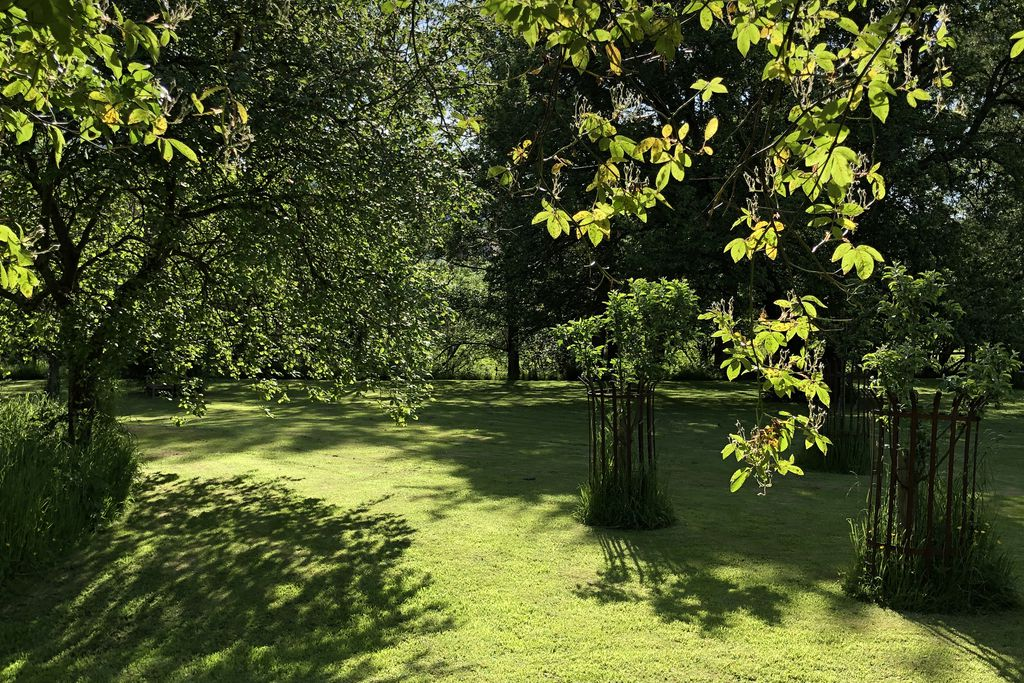
#> input picture Image_enhancement/image_enchancement.jpg, 1024 x 683 px, found by its file name
$ python image_enchancement.py   (older library calls are emulated)
#> lines starting #> are read from the running program, lines starting #| are printed output that depends on the picture
import cv2
import numpy as np
import matplotlib.pyplot as plt

# Load image
image = cv2.imread(r"C:\Users\DELL\Desktop\github_cv\Image_enhancement\image_enchancement.jpg")  # Replace with your image path
#> image is the input picture: shape (683, 1024, 3); mean B, G, R 40.8, 80.6, 71.7
if image is None:
    print("Image not found. Please check the file path.")
    exit()

# Helper function to label images
def label_image(img, text):
    labeled = img.copy()
    cv2.putText(labeled, text, (10, 30), cv2.FONT_HERSHEY_SIMPLEX,
                1, (255, 255, 255), 2, cv2.LINE_AA)
    return labeled

# 1. Grayscale
gray = cv2.cvtColor(image, cv2.COLOR_BGR2GRAY)
cv2.imshow("Grayscale", label_image(cv2.cvtColor(gray, cv2.COLOR_GRAY2BGR),
"Grayscale"))

# 2. HSV Conversion
hsv = cv2.cvtColor(image, cv2.COLOR_BGR2HSV)
#> hsv: shape (683, 1024, 3); mean H, S, V 41.2, 144.8, 80.9
cv2.imshow("HSV", label_image(cv2.cvtColor(hsv, cv2.COLOR_HSV2BGR), ("HSV Color Space")))


# 3. Histogram Equalization (on grayscale)
# Convert to grayscale
gray = cv2.cvtColor(image, cv2.COLOR_BGR2GRAY)

# Plot histogram of original grayscale image
plt.figure(figsize=(6, 4))
plt.title("Original Grayscale Histogram")
plt.xlabel("Pixel Intensity")
plt.ylabel("Frequency")
plt.hist(gray.ravel(), bins=256, range=(0, 256), color='gray')
plt.tight_layout()
plt.show()
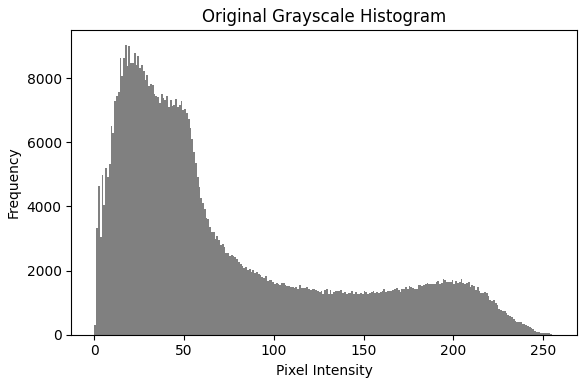
#> figure drawn by matplotlib, 1 panel; tallest bar 9038 high, from x = 17 to 18

equalized = cv2.equalizeHist(gray)
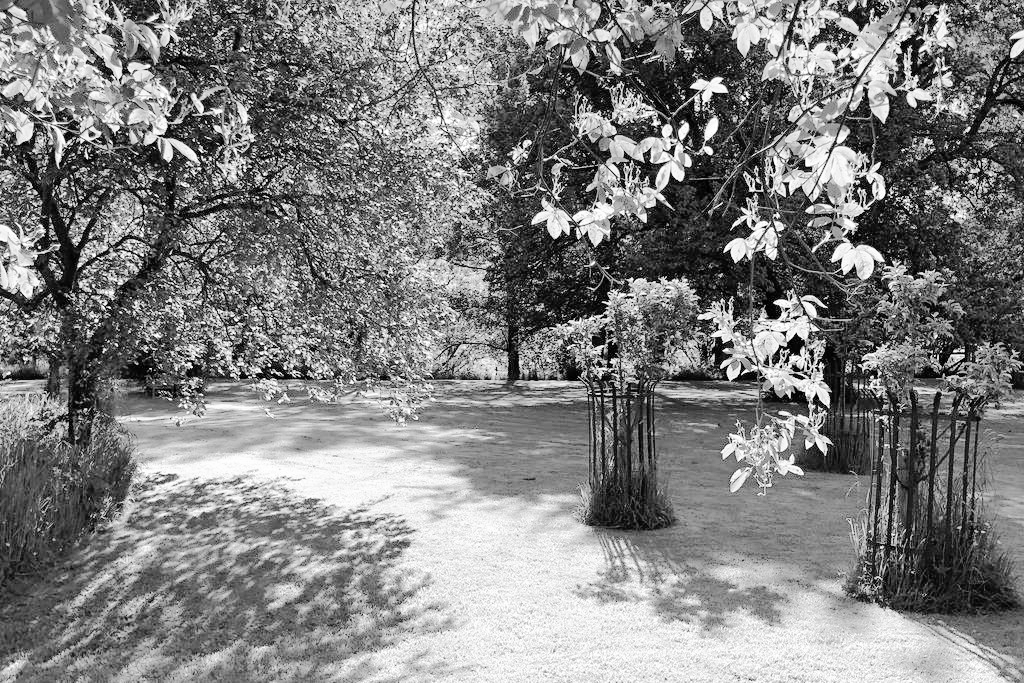
#> equalized: shape (683, 1024); min 0, max 255, mean 128.3
cv2.imshow("Histogram Equalization", label_image(cv2.cvtColor(equalized,
cv2.COLOR_GRAY2BGR), "Histogram Equalization"))
#> in label_image (call 3), `cv2.putText(labeled, text, (10, 30), cv2.FONT_HERSHEY_SIMPLEX, 1, (255..`: labeled: shape (683, 1024, 3); min 0, max 255, mean 128.9

# 4. Image Smoothing
avg_blur = cv2.blur(image, (5, 5))


cv2.imshow("Average Blur", label_image(avg_blur, "Average Blur"))

gaussian_blur = cv2.GaussianBlur(image, (5, 5), 0)
cv2.imshow("Gaussian Blur", label_image(gaussian_blur, "Gaussian Blur"))

median_blur = cv2.medianBlur(image, 5)
cv2.imshow("Median Blur", label_image(median_blur, "Median Blur"))
#> in label_image (call 6), `cv2.putText(labeled, text, (10, 30), cv2.FONT_HERSHEY_SIMPLEX, 1, (255..`: labeled: shape (683, 1024, 3); mean B, G, R 37.2, 77.6, 68.7

# 5. Gradient Operations
sobel_x = cv2.Sobel(gray, cv2.CV_64F, 1, 0, ksize=3)
sobel_y = cv2.Sobel(gray, cv2.CV_64F, 0, 1, ksize=3)
sobel_combined = cv2.magnitude(sobel_x, sobel_y)

cv2.imshow("Sobel X", label_image(cv2.convertScaleAbs(sobel_x), "Sobel X"))
#> in label_image (call 7), `cv2.putText(labeled, text, (10, 30), cv2.FONT_HERSHEY_SIMPLEX, 1, (255..`: labeled: shape (683, 1024); min 0, max 255, mean 78.2
cv2.imshow("Sobel Y", label_image(cv2.convertScaleAbs(sobel_y), "Sobel Y"))
#> in label_image (call 8), `cv2.putText(labeled, text, (10, 30), cv2.FONT_HERSHEY_SIMPLEX, 1, (255..`: labeled: shape (683, 1024); min 0, max 255, mean 85.3
cv2.imshow("Sobel Combined", label_image(cv2.convertScaleAbs(sobel_combined),
"Sobel Combined"))
#> in label_image (call 9), `cv2.putText(labeled, text, (10, 30), cv2.FONT_HERSHEY_SIMPLEX, 1, (255..`:
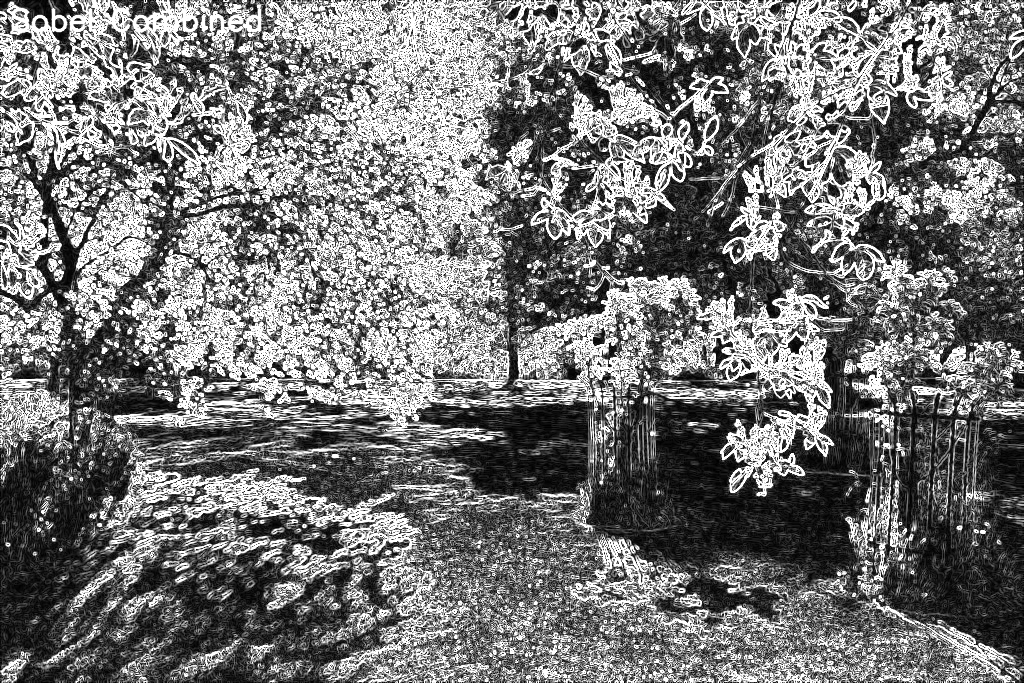
#> labeled: shape (683, 1024); min 0, max 255, mean 119.5

laplacian = cv2.Laplacian(gray, cv2.CV_64F)
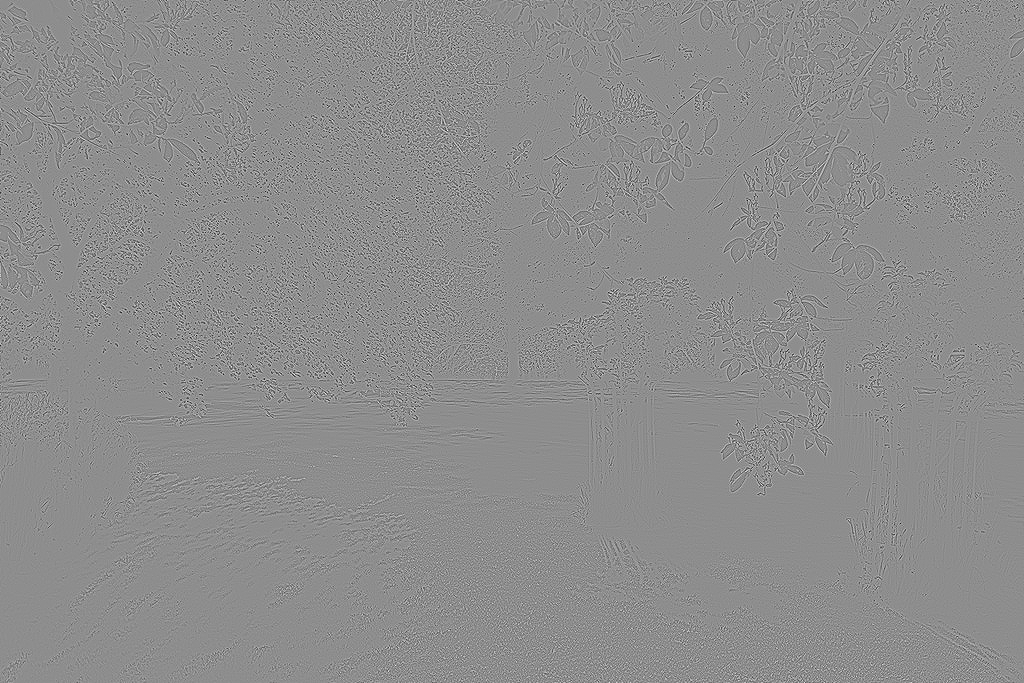
#> laplacian: shape (683, 1024) float64; min -691, max 553, mean 0; drawn with min black and max white
cv2.imshow("Laplacian", label_image(cv2.convertScaleAbs(laplacian), "Laplacian"))
#> in label_image (call 10), `cv2.putText(labeled, text, (10, 30), cv2.FONT_HERSHEY_SIMPLEX, 1, (255..`:
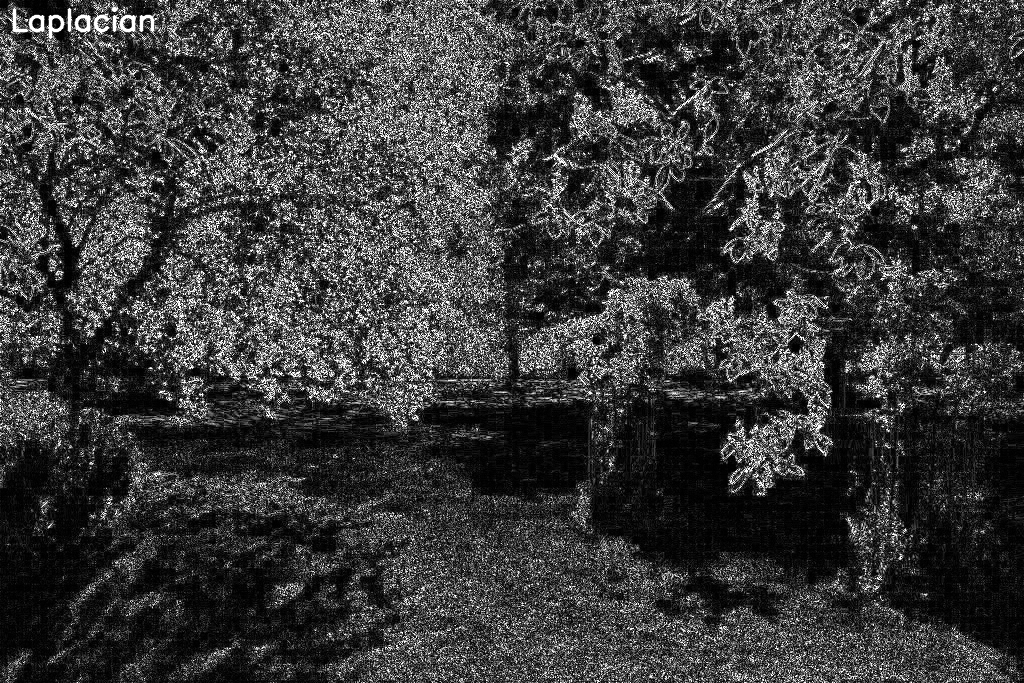
#> labeled: shape (683, 1024); min 0, max 255, mean 57.9

# 6. Canny Edge Detection
edges = cv2.Canny(gray, 100, 200)
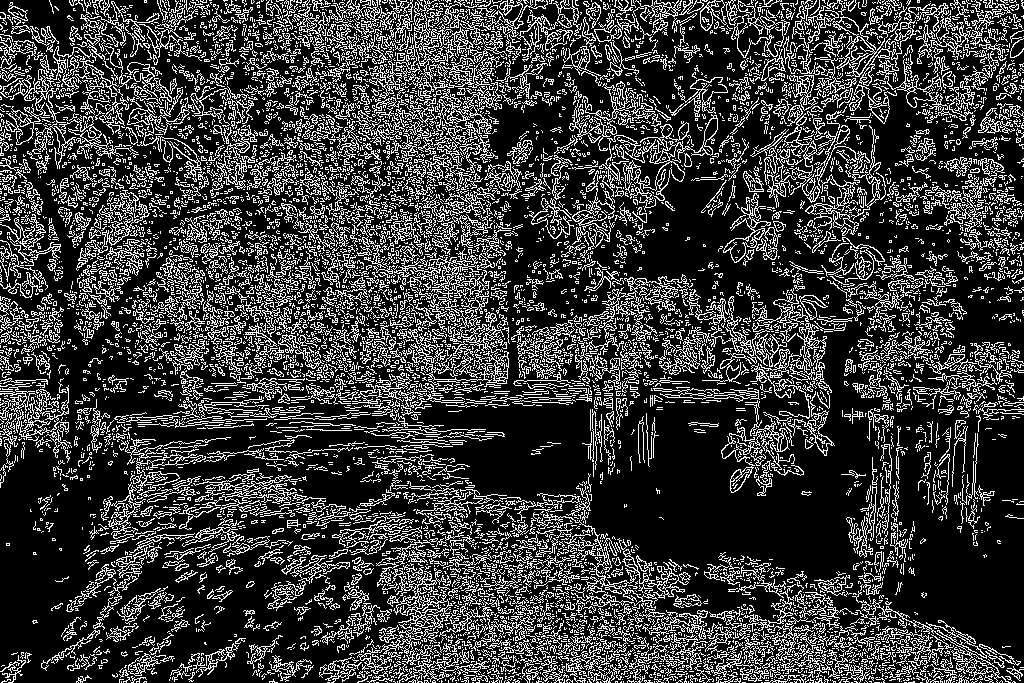
#> edges: shape (683, 1024); 23.1% white in thin lines or dots
cv2.imshow("Canny Edges", label_image(cv2.cvtColor(edges, cv2.COLOR_GRAY2BGR),
"Canny Edge Detection"))
#> in label_image (call 11), `labeled = img.copy()`: labeled: shape (683, 1024, 3); 23.1% white in thin lines or dots
#> in label_image (call 11), `cv2.putText(labeled, text, (10, 30), cv2.FONT_HERSHEY_SIMPLEX, 1, (255..`:
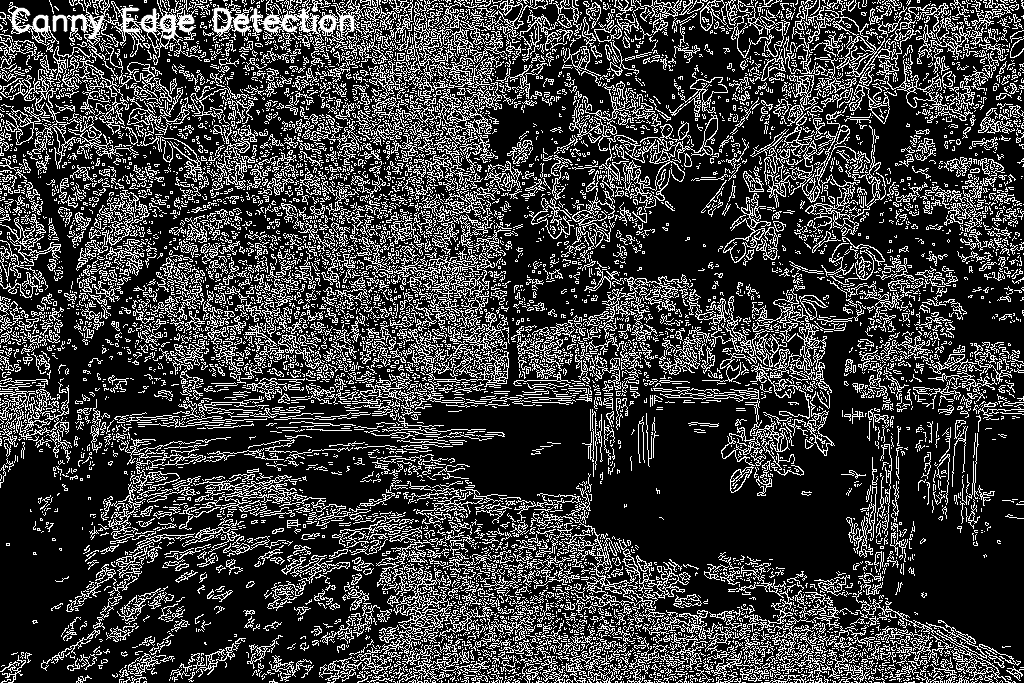
#> labeled: shape (683, 1024, 3); min 0, max 255, mean 59.7

cv2.waitKey(0)
cv2.destroyAllWindows()
